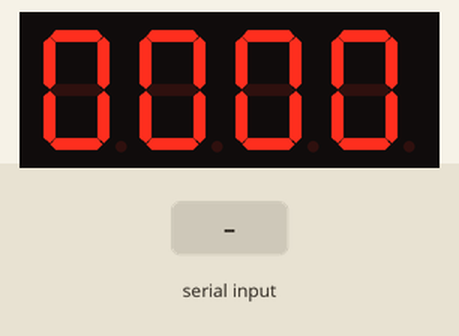
Simulated run of this sketch. Board: Arduino Mega 2560, built with avr-gcc and run on an emulated ATmega2560. On the bench: 4-digit seven-segment display. Wiring (inferred from the names in the program): 4-digit 7-segment display, segments lit when HIGH: segments pin 50, pin 42, pin 47, pin 51, pin 53, pin 48, pin 45, pin 49; digit selects pin 52, pin 46, pin 44, pin 43. Inputs (shaded band) come from the test bench. The segment pins are drawn as the display they are named for; what the sketch prints to the serial monitor is not drawn.

Above: at 3.2 s.
3.3 s: "COUNT:90\n" received over Serial
At 3.8 s:
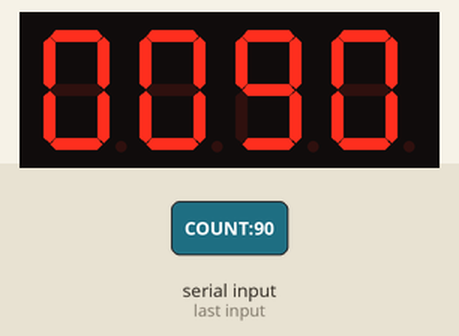
6.3 s: "RESET\n" received over Serial
Timing chart, 0 to 9.3 s (numbered marks = the images above; inputs shaded):
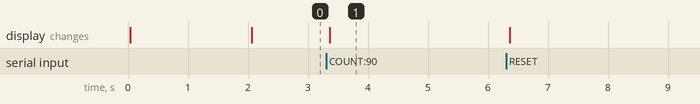

The sketch:

elegoo_guild_display.ino
```cpp
/*
 * Guild Count Display for Elegoo Mega 2560 + 5461AS
 * Displays Discord bot server count on 4-digit 7-segment display
 *
 * Wiring (5461AS pins to Elegoo Mega):
 * Bottom row (left to right): 1,2,3,4,5
 * Top row (left to right):    12,11,10,9,8,7,6
 *
 * Pin mapping (adjust based on your exact wiring):
 * 5461AS Pin 1  (E)   → Digital 53
 * 5461AS Pin 2  (D)   → Digital 51
 * 5461AS Pin 3  (DP)  → Digital 49
 * 5461AS Pin 4  (C)   → Digital 47
 * 5461AS Pin 5  (G)   → Digital 45
 * 5461AS Pin 6  (D4)  → Digital 43
 * 5461AS Pin 7  (B)   → Digital 42
 * 5461AS Pin 8  (D3)  → Digital 44
 * 5461AS Pin 9  (D2)  → Digital 46
 * 5461AS Pin 10 (F)   → Digital 48
 * 5461AS Pin 11 (A)   → Digital 50
 * 5461AS Pin 12 (D1)  → Digital 52
 *
 * For 5461AS common-cathode:
 * - Segments: A=11, B=7, C=4, D=2, E=1, F=10, G=5, DP=3
 * - Digits: D1=12, D2=9, D3=8, D4=6
 */

#include <Arduino.h>

// Segment pins (A, B, C, D, E, F, G, DP) mapped to 5461AS
// 5461AS: A=pin11, B=pin7, C=pin4, D=pin2, E=pin1, F=pin10, G=pin5, DP=pin3
const byte SEG_PINS[8] = {
  50,  // A - 5461AS pin 11 → Mega pin 50
  42,  // B - 5461AS pin 7  → Mega pin 42
  47,  // C - 5461AS pin 4  → Mega pin 47
  51,  // D - 5461AS pin 2  → Mega pin 51
  53,  // E - 5461AS pin 1  → Mega pin 53
  48,  // F - 5461AS pin 10 → Mega pin 48
  45,  // G - 5461AS pin 5  → Mega pin 45
  49   // DP - 5461AS pin 3 → Mega pin 49
};

// Digit common pins (D1, D2, D3, D4) - cathodes for common-cathode display
// 5461AS: D1=pin12, D2=pin9, D3=pin8, D4=pin6
const byte DIGIT_PINS[4] = {
  52,  // D1 - 5461AS pin 12 → Mega pin 52
  46,  // D2 - 5461AS pin 9  → Mega pin 46
  44,  // D3 - 5461AS pin 8  → Mega pin 44
  43   // D4 - 5461AS pin 6  → Mega pin 43
};

// 7-segment patterns for digits 0-9 (common-cathode: HIGH = ON)
// Bit order: [DP, G, F, E, D, C, B, A]
const byte DIGIT_MAP[10] = {
  0b00111111, // 0
  0b00000110, // 1
  0b01011011, // 2
  0b01001111, // 3
  0b01100110, // 4
  0b01101101, // 5
  0b01111101, // 6
  0b00000111, // 7
  0b01111111, // 8
  0b01101111  // 9
};

volatile uint16_t displayValue = 0;
volatile bool newDataReceived = false;

void setup() {
  Serial.begin(115200);

  // Initialize all pins
  for (byte i = 0; i < 8; i++) {
    pinMode(SEG_PINS[i], OUTPUT);
    digitalWrite(SEG_PINS[i], LOW);  // Common-cathode: LOW = OFF
  }

  for (byte i = 0; i < 4; i++) {
    pinMode(DIGIT_PINS[i], OUTPUT);
    digitalWrite(DIGIT_PINS[i], LOW);  // Common-cathode: LOW = digit OFF
  }

  Serial.println(F("[Elegoo] Guild Display Ready"));
  Serial.println(F("[Elegoo] Wiring: 5461AS pins 1-6 → Mega 53,51,49,47,45,43"));
  Serial.println(F("[Elegoo]         5461AS pins 7-12 → Mega 52,50,48,46,44,42"));
  Serial.println(F("[Elegoo] Send: COUNT:1234 to update display"));

  // Show test pattern "8888" for 2 seconds
  displayValue = 8888;
  unsigned long testStart = millis();
  while (millis() - testStart < 2000) {
    multiplexDisplay();
  }

  displayValue = 0;
  Serial.println(F("[Elegoo] Ready for data"));
}

void loop() {
  readSerial();
  multiplexDisplay();
}

void readSerial() {
  static String inputBuffer = "";

  while (Serial.available() > 0) {
    char c = Serial.read();

    if (c == '\n' || c == '\r') {
      if (inputBuffer.length() > 0) {
        processCommand(inputBuffer);
        inputBuffer = "";
      }
    } else {
      inputBuffer += c;
    }
  }
}

void processCommand(String cmd) {
  cmd.trim();

  if (cmd.startsWith("COUNT:")) {
    int val = cmd.substring(6).toInt();
    displayValue = constrain(val, 0, 9999);
    Serial.print(F("[Elegoo] Display set to: "));
    Serial.println(displayValue);
    newDataReceived = true;
  }
  else if (cmd == "PING") {
    Serial.println(F("[Elegoo] PONG"));
  }
  else if (cmd == "RESET") {
    displayValue = 0;
    Serial.println(F("[Elegoo] Display reset"));
  }
  else if (cmd == "TEST") {
    displayValue = 8888;
    Serial.println(F("[Elegoo] Test pattern: 8888"));
  }
  else if (cmd.startsWith("BRIGHTNESS:")) {
    // Could implement PWM brightness control here
    Serial.println(F("[Elegoo] Brightness control not implemented"));
  }
  else {
    Serial.print(F("[Elegoo] Unknown command: "));
    Serial.println(cmd);
  }
}

void multiplexDisplay() {
  static byte currentDigit = 0;
  static unsigned long lastUpdate = 0;
  const unsigned long digitDelay = 2000; // 2ms per digit = 125Hz refresh

  unsigned long now = micros();
  if (now - lastUpdate < digitDelay) {
    return;
  }
  lastUpdate = now;

  // Turn off all digits first
  for (byte i = 0; i < 4; i++) {
    digitalWrite(DIGIT_PINS[i], LOW);
  }

  // Extract digits (left to right: thousands, hundreds, tens, ones)
  uint16_t val = displayValue;
  byte digits[4] = {
    (byte)((val / 1000) % 10),
    (byte)((val / 100) % 10),
    (byte)((val / 10) % 10),
    (byte)(val % 10)
  };

  // Set segments for current digit
  byte pattern = DIGIT_MAP[digits[currentDigit]];
  for (byte i = 0; i < 8; i++) {
    // Common-cathode: HIGH lights the segment
    digitalWrite(SEG_PINS[i], (pattern & (1 << i)) ? HIGH : LOW);
  }

  // Turn on current digit (common-cathode: HIGH = ON)
  digitalWrite(DIGIT_PINS[currentDigit], HIGH);

  // Move to next digit
  currentDigit = (currentDigit + 1) % 4;
}

void clearDisplay() {
  for (byte i = 0; i < 8; i++) {
    digitalWrite(SEG_PINS[i], LOW);
  }
  for (byte i = 0; i < 4; i++) {
    digitalWrite(DIGIT_PINS[i], LOW);
  }
}
```

Measured:
- after the input at 3.3 s, the display: changes after 0.06 s (image 1)
